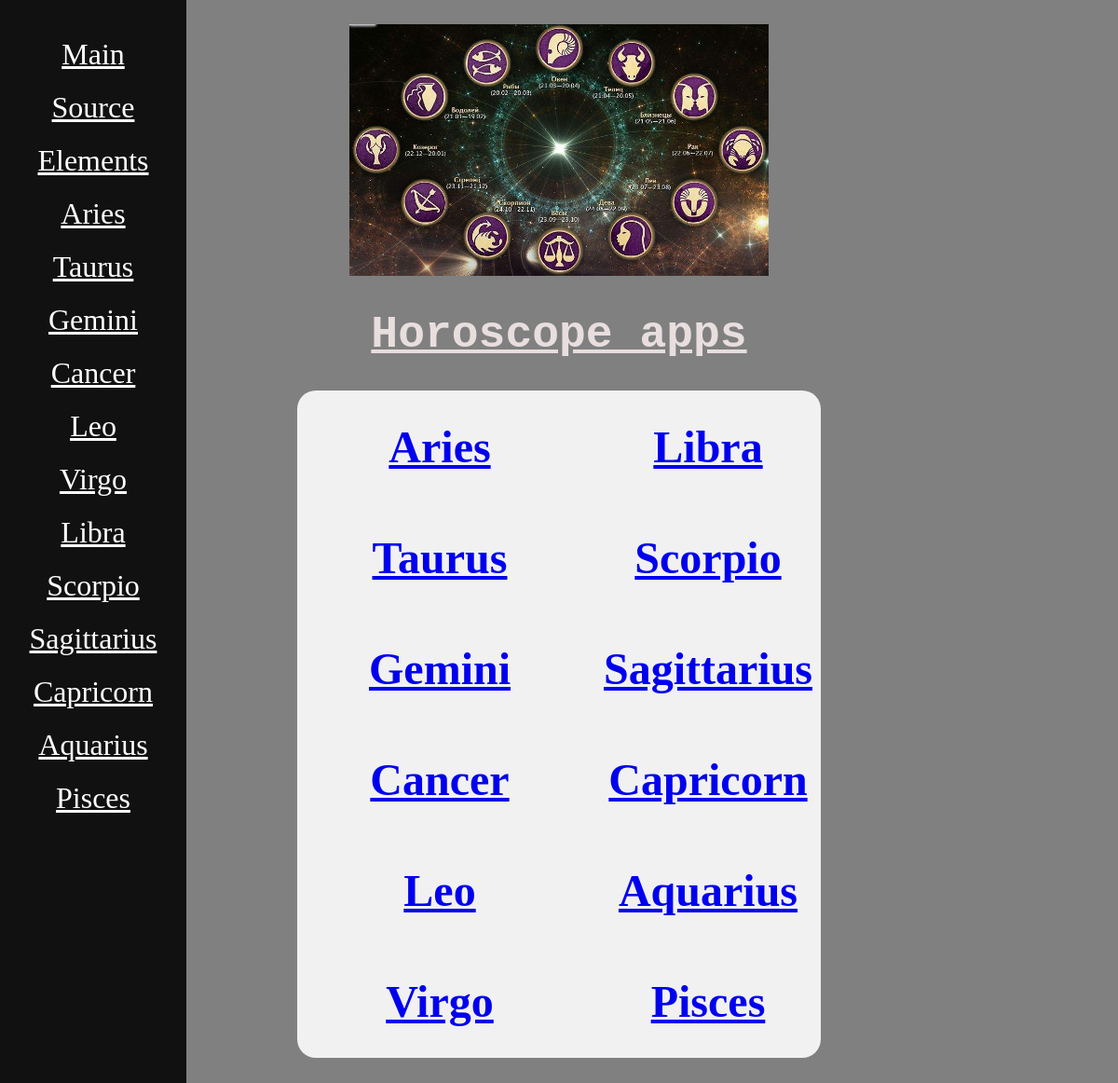
Screenshot of /horoscope/ with the database file from the repository.
### horoscope/models.py (models this page shows)
class Zodiac(models.Model):
    Fire = 'Fire'
    Water = 'Water'
    Earth = 'Earth'
    Air = 'Air'
    ELEMENTS = [
        (Fire, 'Fire'),
        (Water, 'Water'),
        (Earth, 'Earth'),
        (Air, 'Air'),
    ]
    name = models.CharField(max_length=30)
    description = models.CharField(max_length=1000)
    photo = models.ImageField(blank=True, null=True)
    number = models.IntegerField(default=1)
    element = models.CharField(max_length=5, choices=ELEMENTS, default='Fire')
    def __str__(self):
        return f'{self.name}'

### horoscope/views.py (the view)
# urls.py: path('', views.index, name='horoscope-index'),
def index(request):
    zodiacs = Zodiac.objects.all()
    context = {
        'zodiacs': zodiacs,
    }
    return render(request, 'horoscope/index.html', context=context)

### horoscope/templates/horoscope/index.html (shortened to what this page needs)
{% extends 'base.html' %}
{% load static %}
{% block css_additional %}`
<link rel="stylesheet" href=" {% static 'horoscope/css/index.css' %}">
{% endblock %}
{% block content %}
{% include 'includes/navbar.html' %}
<div class="all_zodiac_img">
     <img src="{% static 'horoscope/img/all_zodiac.jpg'%}" alt="zodiac" style="width:450px">
</div>
<h1>Horoscope apps</h1>
<ul>
    {% for zodiac in zodiacs %}
    <li><b> <a href="{% url 'horoscope-name' sign_zodiac=zodiac|lower %}">{{ zodiac.name|title }}</a> </b></li>
    {% endfor %}
</ul>
{% endblock %}

### horoscope/templates/includes/navbar.html
<nav>
    <a href="{% url 'horoscope-index' %}">Main</a>
    <a href="https://www.homeenglish.ru/OtherGoroscop.htm">Source</a>
    <a href="{% url 'horoscope-elements' %}">Elements</a>
    {% for zodiac in zodiacs %}
    <a href="{% url 'horoscope-name' sign_zodiac=zodiac|lower %}">{{ zodiac.name|title }}</a>
    {% endfor %}
</nav>

### static/css/base.css (style rules this page uses)
html { background-color: grey; }
nav { text-align: center; color: white; font-size: 2rem; height: 100%; width: 200px; position: fixed; z-index: 1; top: 0; left: 0; background-color: #111; overflow-x: hidden; padding-top: 20px; }
nav a { color: white; display: block; font-size: 2rem; margin: 20px; }

### horoscope/static/horoscope/css/index.css (style rules this page uses)
ul { -webkit-column-count: 2; -moz-column-count: 2; column-count: 2; list-style-type: none; background-color: #f1f1f1; width: 90%; max-width: 35rem; border-radius: 20px; margin: 2rem auto; padding: 1px; }
ul li { text-align: center; width: 100%; font-size: 3rem; padding: 2rem 1rem; }
h1 { color: #e8dede; text-align: center; font-family: "Andale Mono", AndaleMono, monospace; font-size: 48px; text-decoration: underline; }
.all_zodiac_img { text-align: center; }

### rows the page displays
Zodiac: name "Aries"
Zodiac: name "Taurus"
Zodiac: name "Gemini"
Zodiac: name "Cancer"
Zodiac: name "Leo"
Zodiac: name "Virgo"
Zodiac: name "Libra"
Zodiac: name "Scorpio"
Zodiac: name "Sagittarius"
Zodiac: name "Capricorn"
Zodiac: name "Aquarius"
Zodiac: name "Pisces"
